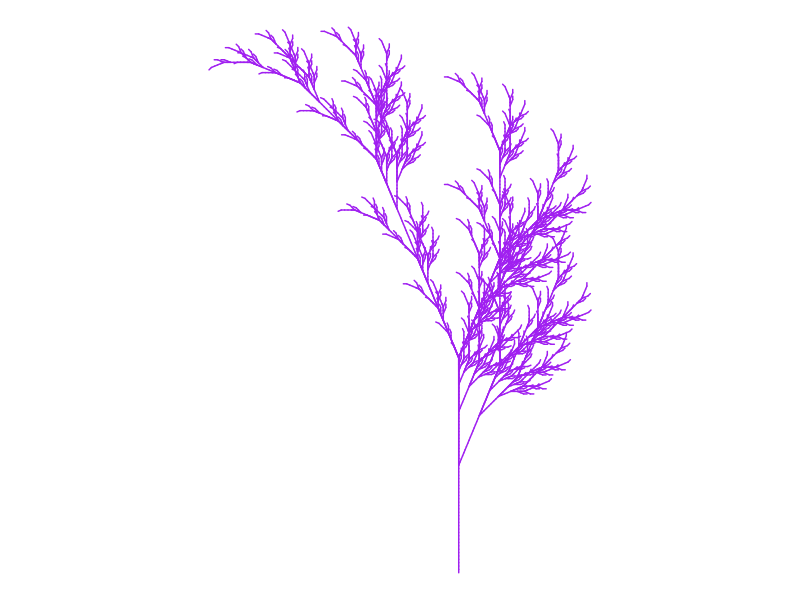

Here is the R script that generated this plot:
## ---- chunk 1
# Title Fall color
# Credit: https://fronkonstin.com

# Install packages

library(gsubfn)
library(tidyverse)

# Define elements in plant art
# Each image corresponds to a different axiom, rules, angle and depth

# Leaf of Fall

axiom="X"
rules=list("X"="F-[[X]+X]+F[+FX]-X", "F"="FF")
angle=22.5
depth=6


for (i in 1:depth) axiom=gsubfn(".", rules, axiom)

actions=str_extract_all(axiom, "\\d*\\+|\\d*\\-|F|L|R|\\[|\\]|\\|") %>% unlist

status=data.frame(x=numeric(0), y=numeric(0), alfa=numeric(0))
points=data.frame(x1 = 0, y1 = 0, x2 = NA, y2 = NA, alfa=90, depth=1)


# Generating data
# Note: may take a minute or two

for (action in actions)
{
  if (action=="F")
  {
    x=points[1, "x1"]+cos(points[1, "alfa"]*(pi/180))
    y=points[1, "y1"]+sin(points[1, "alfa"]*(pi/180))
    points[1,"x2"]=x
    points[1,"y2"]=y
    data.frame(x1 = x, y1 = y, x2 = NA, y2 = NA,
               alfa=points[1, "alfa"],
               depth=points[1,"depth"]) %>% rbind(points)->points
  }
  if (action %in% c("+", "-")){
    alfa=points[1, "alfa"]
    points[1, "alfa"]=eval(parse(text=paste0("alfa",action, angle)))
  }
  if(action=="["){
    data.frame(x=points[1, "x1"], y=points[1, "y1"], alfa=points[1, "alfa"]) %>%
      rbind(status) -> status
    points[1, "depth"]=points[1, "depth"]+1
  }
  
  if(action=="]"){
    depth=points[1, "depth"]
    points[-1,]->points
    data.frame(x1=status[1, "x"], y1=status[1, "y"], x2=NA, y2=NA,
               alfa=status[1, "alfa"],
               depth=depth-1) %>%
      rbind(points) -> points
    status[-1,]->status
  }
}

ggplot() +
  geom_segment(aes(x = x1, y = y1, xend = x2, yend = y2),
               lineend = "round",
               color="purple", # Set your own Fall color?
               data=na.omit(points)) +
  coord_fixed(ratio = 1) +
  theme_void() # No grid nor axes
